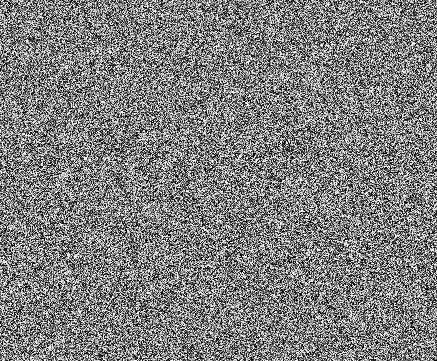
#> input picture server/stego_encoders/decoded_imgs/decoded_0.png, 437 x 361 px; its folder holds only this picture in this run
$ python natural_image_detector_testing.py
#> lines starting #> are read from the running program, lines starting #| are printed output that depends on the picture; after the words box and inside, x2 and y2 are one past the last pixel; in counts of white or black regions, pixels touching at a corner belong together
import skimage.io as skio
import skimage.color as skc
import skimage.morphology as skm
from skimage import feature
import matplotlib.pyplot as plt
import skimage.measure as skms
import numpy as np
from scipy.ndimage.filters import convolve
from stego_functions import saveDecodedGray
import glob
import os


def nat_img_dect1(img, debug=False):
    """detects whether an image is just random noise or a natural image using region analysis"""
    natural = False

    lbl = skm.label(img)

    areaMax = max([p.area for p in skms.regionprops(lbl)])

    if debug:
        clean = skm.remove_small_objects(lbl, min_size=areaMax)

        fig, (ax1, ax2) = plt.subplots(1, 2, figsize=(10, 10))
        ax1.imshow(img, cmap='gray')
        ax1.set_title('Original')
        ax2.imshow(skc.label2rgb(clean))
        ax2.set_title('Blob coloring')
        plt.show()

    print(areaMax)

    if areaMax > 100:
        natural = True

    return natural


def nat_img_dect2(img, debug=False):
    """detects whether an image is just random noise or a natural image using convolution
    edge detection"""
    natural = False
    kernel = np.asarray([[0,1,0],
                    [1,-4,1],
                    [0,1,0]], dtype='float')

    img_norm = (img - img.min()) / (img.max() - img.min())

    edges = convolve(img_norm, kernel)
    edges2 = convolve(edges, kernel)

    if debug:
        fig, [ax1, ax2] = plt.subplots(1, 2, figsize=(16,16))
        ax1.imshow(img, cmap='gray')
        ax2.imshow(edges2, cmap='gray')
        plt.show()


        print(edges.max() - edges.min())

    range = edges.max() - edges.min()


    if range < 5:
        natural = True

    return natural


def nat_img_dect3(img, debug=False):
    """detects whether an image is just random noise or a natural image using Canny
    edge detection"""
    natural = False

    #sigma = 3, takes away lot of the edges on mandrill, and leaves noisy images black
    edges = feature.canny(img, 5)


    if debug:
        print(sum(edges.flat))
        fig, [ax1, ax2] = plt.subplots(1, 2, figsize=(16,16))
        ax1.imshow(img, cmap='gray')
        ax2.imshow(edges, cmap='gray')
        plt.show()
        print(sum(edges.flat))

    if sum(edges.flat) > 100:
        natural = True

    return natural

def nat_img_dect4(img, debug=False):
    """detects whether an image is just random noise or a natural image using convolution
    edge detection, then connected components analysis"""
    natural = False
    kernel = np.asarray([[0,1,0],
                    [1,-4,1],
                    [0,1,0]], dtype='float')

    img_norm = (img - img.min()) / (img.max() - img.min())

    edges = convolve(img_norm, kernel)

    lbl = skm.label(edges)

    areaMax = max([p.area for p in skms.regionprops(lbl)])

    if debug:
        clean = skm.remove_small_objects(lbl, min_size=areaMax)

        fig, (ax1, ax2) = plt.subplots(1, 2, figsize=(10, 10))
        ax1.imshow(img, cmap='gray')
        ax1.set_title('Original')
        ax2.imshow(skc.label2rgb(lbl))
        ax2.set_title('Blob coloring')
        plt.show()

        print(areaMax)

    if areaMax <= 5:
        natural = True

    return natural

def test_encoders():
    """This function runs all the natural image detectors on a set of images"""

    file = open('stego_encoders/results_natural_image_detector_decoded.txt', 'w')
    file.write('image\tr1\tr2\tr3\tr4\n')

    images = glob.glob("stego_encoders/decoded_imgs/*.*")
    images2 = glob.glob("stego_encoders/testing_images/*.*")

    for image in images:
        img = skio.imread(image)
#> img is the input picture: shape (361, 437); min 0, max 255, mean 127
        try:
            r1 = nat_img_dect1(img)
#> in nat_img_dect1, `areaMax = max([p.area for p in skms.regionprops(lbl)])`: areaMax = 4
#| 4.0
#> r1 = False
        except Exception as e:
            r1 = "fail"
        try:
            r2 = nat_img_dect2(img)
#> in nat_img_dect2, `edges2 = convolve(edges, kernel)`:
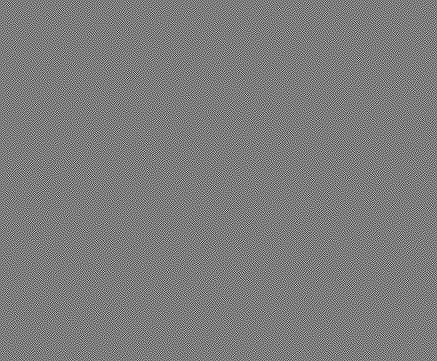
#> edges2: shape (361, 437) float64; min -24.9, max 26, mean 0; drawn with min black and max white
#> in nat_img_dect2, `range = edges.max() - edges.min()`: range = 7.55
#> r2 = False
        except Exception as e:
            r2 = "fail"
        try:
            r3 = nat_img_dect3(img)
#> in nat_img_dect3, `edges = feature.canny(img, 5)`: edges: shape (361, 437) bool; every value is 0
#> r3 = False
        except Exception as e:
            r3 = "fail"
        try:
            r4 = nat_img_dect4(img)
#> in nat_img_dect4, `lbl = skm.label(edges)`:
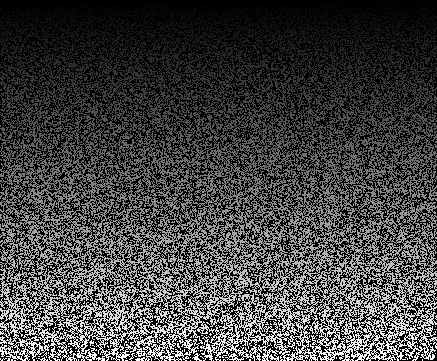
#> lbl: shape (361, 437) int64; min 0, max 40505, mean 10426.9; drawn with min black and max white
#> in nat_img_dect4, `areaMax = max([p.area for p in skms.regionprops(lbl)])`: areaMax = 32
#> r4 = False
        except Exception as e:
            r4 = "fail"

        line = '\t'.join([str(image), str(r1), str(r2), str(r3), str(r4)] )
        print(line)
#| stego_encoders/decoded_imgs/decoded_0.png	False	False	False	False
        file.write(line + '\n')

    for image in images2:
        img = skio.imread(image)
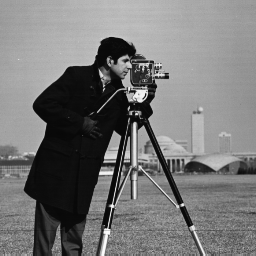
#> input picture server/stego_encoders/testing_images/Cameraman.png, 256 x 256 px
#> img is the input picture: shape (256, 256); min 7, max 253, mean 118.7
        try:
            r1 = nat_img_dect1(img)
#> call 2 of nat_img_dect1, with debug = False
#> in nat_img_dect1 (call 2), `lbl = skm.label(img)`:
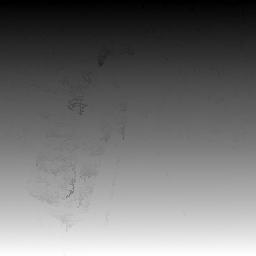
#> lbl: shape (256, 256) int64; min 1, max 39906, mean 17921.4; drawn with min black and max white
#> in nat_img_dect1 (call 2), `areaMax = max([p.area for p in skms.regionprops(lbl)])`: areaMax = 201
#| 201.0
#> r1 = True
        except Exception as e:
            r1 = "fail"
        try:
            r2 = nat_img_dect2(img)
#> call 2 of nat_img_dect2, with debug = False
#> in nat_img_dect2 (call 2), `edges2 = convolve(edges, kernel)`:
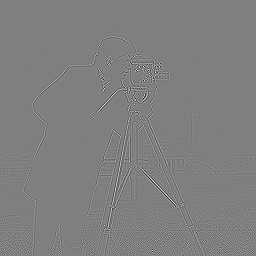
#> edges2: shape (256, 256) float64; min -9.75, max 9.72, mean -3.25e-19; drawn with min black and max white
#> in nat_img_dect2 (call 2), `range = edges.max() - edges.min()`: range = 4.2
#> r2 = True
        except Exception as e:
            r2 = "fail"
        try:
            r3 = nat_img_dect3(img)
#> call 2 of nat_img_dect3, with debug = False
#> in nat_img_dect3 (call 2), `edges = feature.canny(img, 5)`:
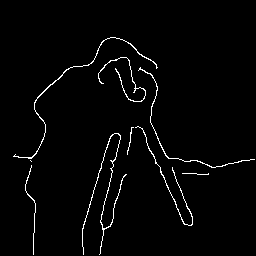
#> edges: shape (256, 256) bool; 2.2% white in thin lines or dots, all inside (x1, y1, x2, y2) = (13, 37, 255, 255)
#> r3 = True
        except Exception as e:
            r3 = "fail"
        try:
            r4 = nat_img_dect4(img)
#> call 2 of nat_img_dect4, with debug = False
#> in nat_img_dect4 (call 2), `lbl = skm.label(edges)`:
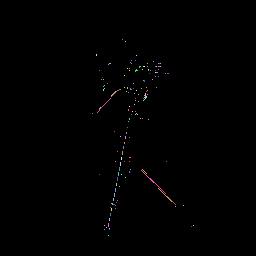
#> lbl: shape (256, 256) int64; 154 distinct labels, from 0 to 153; one colour per label, 0 black
#> in nat_img_dect4 (call 2), `areaMax = max([p.area for p in skms.regionprops(lbl)])`: areaMax = 16
        except Exception as e:
            r4 = "fail"

        line = '\t'.join([str(image), str(r1), str(r2), str(r3), str(r4)] )
        print(line)
#| stego_encoders/testing_images/Cameraman.png	True	True	True	False
        file.write(line + '\n')
#> pass 2 of the loop in test_encoders, `for image in images2:`:
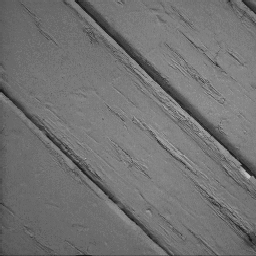
#> input picture server/stego_encoders/testing_images/Planks.tif, 256 x 256 px
#> in test_encoders, img is the input picture: shape (256, 256); min 19, max 204, mean 114.2
#| 2212.0
#> in nat_img_dect2 (call 3), `edges2 = convolve(edges, kernel)`:
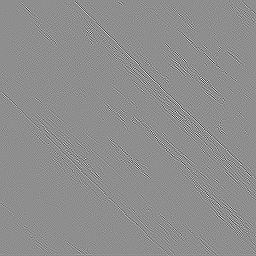
#> edges2: shape (256, 256) float64; min -9.93, max 7.83, mean 4.03e-19; drawn with min black and max white
#> range = 2.97
#> in test_encoders, `r3 = nat_img_dect3(img)`: r3 = False
#> in nat_img_dect4 (call 3), `lbl = skm.label(edges)`:
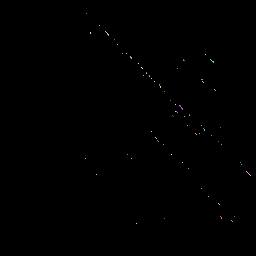
#> lbl: shape (256, 256) int64; 83 distinct labels, from 0 to 82; one colour per label, 0 black
#> in nat_img_dect4 (call 3), `areaMax = max([p.area for p in skms.regionprops(lbl)])`: areaMax = 5
#> in test_encoders, `r4 = nat_img_dect4(img)`: r4 = True
#| stego_encoders/testing_images/Planks.tif	True	True	False	True
#> pass 3 of the loop in test_encoders, `for image in images2:`:
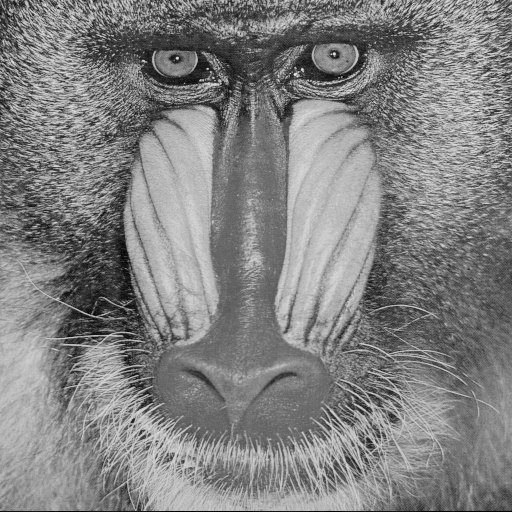
#> input picture server/stego_encoders/testing_images/mandrill.png, 512 x 512 px
#> in test_encoders, img is the input picture: shape (512, 512); min 0, max 232, mean 129.5
#| 14.0
#> in test_encoders, `r1 = nat_img_dect1(img)`: r1 = False
#> img_norm: shape (512, 512) float64
#> edges2: shape (512, 512) float64
#> in nat_img_dect3 (call 4), `edges = feature.canny(img, 5)`:
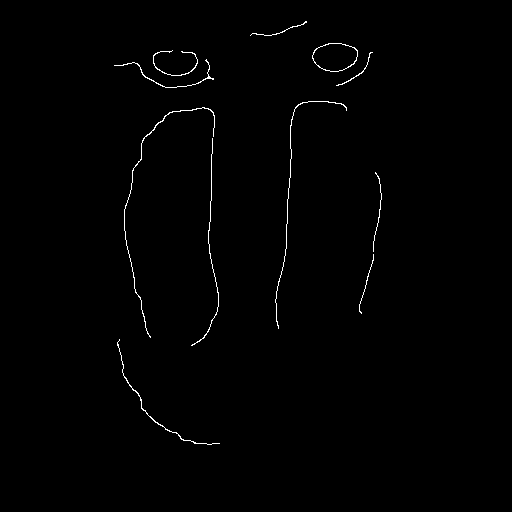
#> edges: shape (512, 512) bool; 0.67% white in thin lines or dots, all inside (x1, y1, x2, y2) = (114, 21, 382, 445)
#> in test_encoders, `r3 = nat_img_dect3(img)`: r3 = True
#> in nat_img_dect4 (call 4), `lbl = skm.label(edges)`:
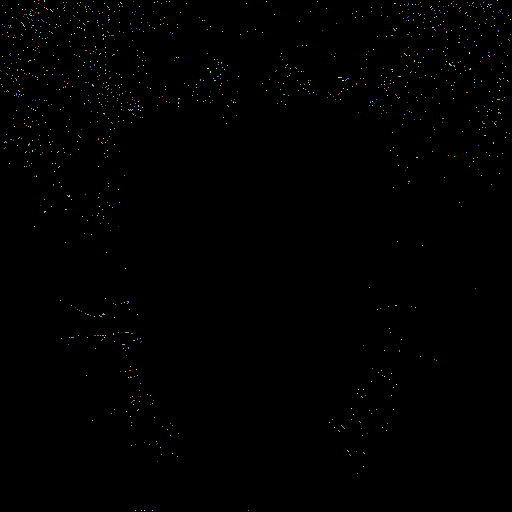
#> lbl: shape (512, 512) int64; 1235 distinct labels, from 0 to 1234; one colour per label, 0 black
#> in nat_img_dect4 (call 4), `areaMax = max([p.area for p in skms.regionprops(lbl)])`: areaMax = 4
#| stego_encoders/testing_images/mandrill.png	False	True	True	True
#> the loop made 4 passes; the first 3 are shown

def make_test_images():
    """Goes through a directory of images and saves images that can be decoded"""
    images = glob.glob("stego_encoders/testing_images/*.*")
    i = 0

    for image in images:
        img = skio.imread(image)
        img_g = skc.rgb2gray(img)
        img_g *= 255
        img2 = img_g.astype(np.uint8)
        print(img_g.shape)
        filename = "stego_encoders/decoded_imgs/decoded_" + str(i)
        i+=1
        try:
            decoded = saveDecodedGray(img2, filename)
        except Exception as e:
            pass


def main(make_img=False, debug=False):
    """using main to run my testing"""
    if debug:
        mandrill = skio.imread('mandrill.png')

        noise = skio.imread('noise.png')

        cameraman = skio.imread('cameraman.png')

        planks = skio.imread('Planks.tif')

        newhouse = skio.imread('newhouse.png')

        bed = skio.imread('Hidden_image.png')

        img = skio.imread('lamp.JPG')
        img_g = skc.rgb2gray(img) * 255

        img2 = img_g.astype(np.uint8)
        decoded = saveDecodedGray(img2, "decoded_2")
        decoded = skio.imread('decoded_1.png')

        plt.figure(figsize=(10,10))
        plt.imshow(decoded, cmap='gray')

        img = skc.rgb2gray(decoded)

        print(nat_img_dect2(mandrill, True))

    if make_img:
        make_test_images()

    test_encoders()


main()
